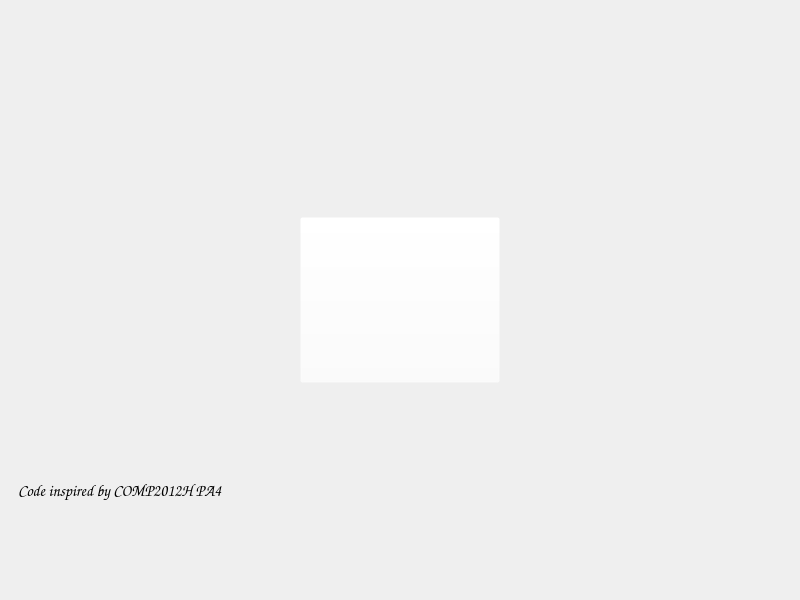
<?xml version="1.0" encoding="UTF-8"?>
<ui version="4.0">
 <class>MenuWindow</class>
 <widget class="QMainWindow" name="MenuWindow">
  <property name="geometry">
   <rect>
    <x>0</x>
    <y>0</y>
    <width>800</width>
    <height>600</height>
   </rect>
  </property>
  <property name="windowTitle">
   <string>Simple Map</string>
  </property>
  <property name="autoFillBackground">
   <bool>true</bool>
  </property>
  <property name="styleSheet">
   <string notr="true"/>
  </property>
  <widget class="QWidget" name="centralwidget">
   <layout class="QVBoxLayout" name="verticalLayout_2">
    <item>
     <widget class="QStackedWidget" name="pages">
      <property name="currentIndex">
       <number>0</number>
      </property>
      <widget class="QWidget" name="page_main">
       <layout class="QVBoxLayout" name="verticalLayout">
        <item>
         <widget class="QLabel" name="label_simplemap">
          <property name="maximumSize">
           <size>
            <width>1400</width>
            <height>700</height>
           </size>
          </property>
          <property name="text">
           <string/>
          </property>
          <property name="pixmap">
           <pixmap resource="images.qrc">:/images/menu_pacman.png</pixmap>
          </property>
          <property name="scaledContents">
           <bool>true</bool>
          </property>
         </widget>
        </item>
        <item>
         <widget class="QWidget" name="widget" native="true">
          <property name="styleSheet">
           <string notr="true">background-color: rgba(255, 255, 255, 0);</string>
          </property>
          <layout class="QHBoxLayout" name="horizontalLayout_2">
           <item>
            <widget class="QPushButton" name="btn_load">
             <property name="sizePolicy">
              <sizepolicy hsizetype="Minimum" vsizetype="Minimum">
               <horstretch>0</horstretch>
               <verstretch>0</verstretch>
              </sizepolicy>
             </property>
             <property name="maximumSize">
              <size>
               <width>200</width>
               <height>16777215</height>
              </size>
             </property>
             <property name="font">
              <font>
               <family>Comic Sans MS</family>
               <pointsize>30</pointsize>
              </font>
             </property>
             <property name="autoFillBackground">
              <bool>false</bool>
             </property>
             <property name="styleSheet">
              <string notr="true">
background-color: rgba(255, 255, 255, 0);

</string>
             </property>
             <property name="text">
              <string/>
             </property>
             <property name="icon">
              <iconset>
               <normalon>:/images/start.png</normalon>
              </iconset>
             </property>
             <property name="iconSize">
              <size>
               <width>200</width>
               <height>60</height>
              </size>
             </property>
            </widget>
           </item>
          </layout>
         </widget>
        </item>
        <item>
         <widget class="QLabel" name="label_ack">
          <property name="enabled">
           <bool>true</bool>
          </property>
          <property name="maximumSize">
           <size>
            <width>2000</width>
            <height>1000</height>
           </size>
          </property>
          <property name="font">
           <font>
            <family>Comic Sans MS</family>
            <pointsize>12</pointsize>
            <weight>50</weight>
            <bold>false</bold>
           </font>
          </property>
          <property name="layoutDirection">
           <enum>Qt::LeftToRight</enum>
          </property>
          <property name="lineWidth">
           <number>1</number>
          </property>
          <property name="midLineWidth">
           <number>0</number>
          </property>
          <property name="text">
           <string>Code inspired by COMP2012H PA4</string>
          </property>
          <property name="textFormat">
           <enum>Qt::PlainText</enum>
          </property>
          <property name="scaledContents">
           <bool>false</bool>
          </property>
          <property name="alignment">
           <set>Qt::AlignLeading|Qt::AlignLeft|Qt::AlignVCenter</set>
          </property>
          <property name="wordWrap">
           <bool>false</bool>
          </property>
          <property name="margin">
           <number>0</number>
          </property>
          <property name="indent">
           <number>-1</number>
          </property>
          <property name="openExternalLinks">
           <bool>false</bool>
          </property>
         </widget>
        </item>
       </layout>
      </widget>
      <widget class="QWidget" name="page_size_selection">
       <layout class="QVBoxLayout" name="verticalLayout_3"/>
      </widget>
     </widget>
    </item>
   </layout>
  </widget>
 </widget>
 <resources>
  <include location="images.qrc"/>
 </resources>
 <connections/>
</ui>
